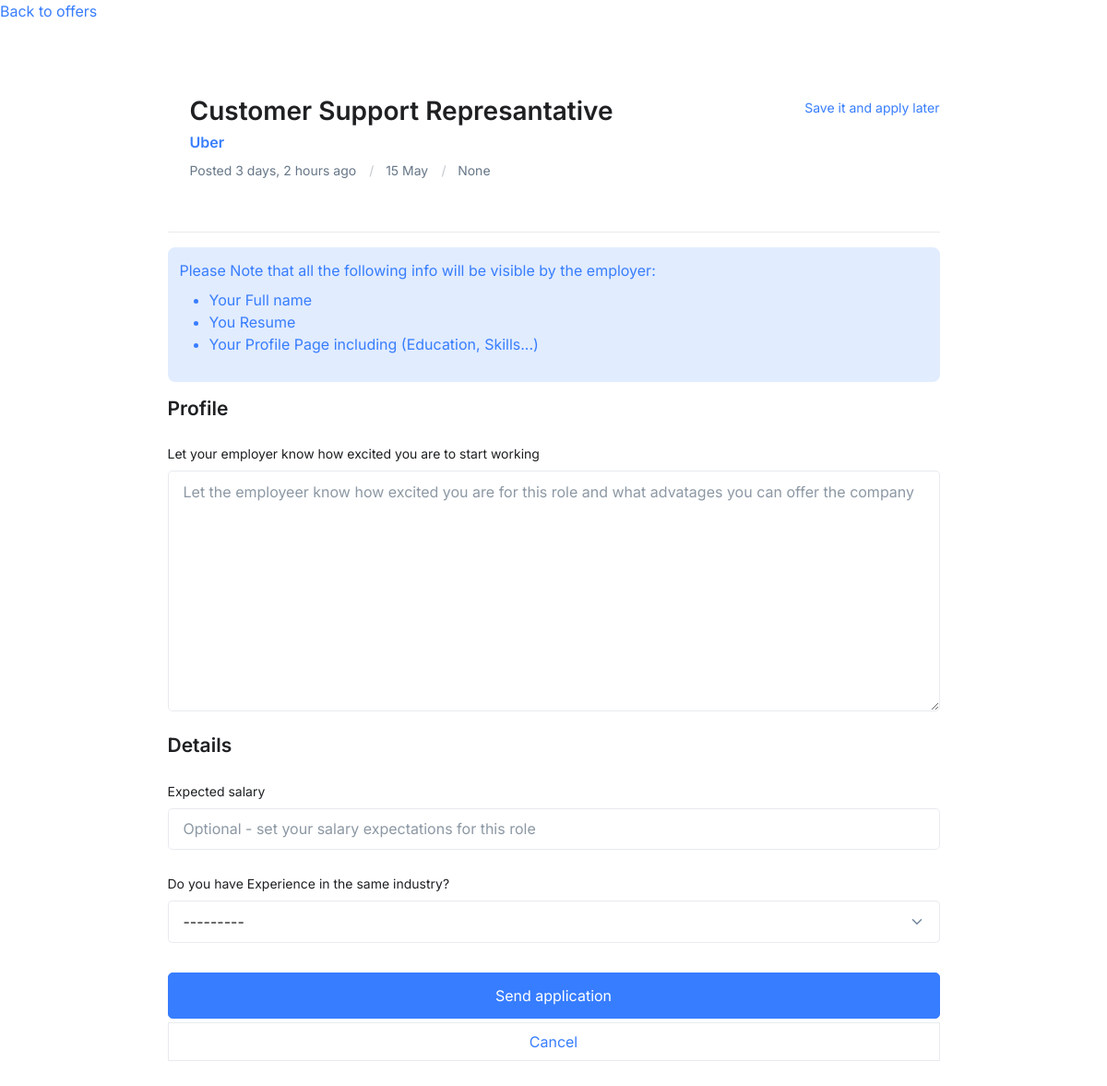
The app's page /applicant/apply_for/apply/3/ (signed in) with its own data.
### main/models.py (models this page shows, shortened)
class Jobs(models.Model):
    publisher= models.ForeignKey(User, related_name='work' ,on_delete=models.CASCADE, null=True)
    job_category= models.ForeignKey('Category', related_name='myjobs' ,on_delete=models.SET_NULL, null=True)
    save_job= models.ManyToManyField(User, related_name='save_job', blank=True)
    position = models.CharField(max_length=200,null=True, blank=True)
    work_from= models.ForeignKey('Work_from', on_delete=models.SET_NULL,related_name='workplace', null=True, blank=True)
    job_type= models.ForeignKey('Job_type', on_delete=models.SET_NULL,related_name='typeofjob', null=True, blank=True)
    description = RichTextField(config_name='awesome_ckeditor')
    tasks= models.TextField(max_length=300,  null=True, blank=True)
    num_people= models.CharField(max_length=5, null=True, blank=True )
    is_urgent= models.BooleanField(default=False)
    job_shift=models.ForeignKey(Shifts,on_delete=models.SET_NULL, related_name='shifts', null=True, blank=True)
    salary = models.CharField(max_length=15, null=True, blank=True)
    pay_per= models.CharField(max_length=150, null=True, blank=True, choices=salary_range)
    benifits= models.TextField(max_length=500, null=True, blank=True)
    creation_date = models.DateTimeField(auto_now_add=now)
    is_published= models.BooleanField(default=True)
    interview_type= models.CharField(max_length=50, choices=interview)

### company/models.py (models this page shows, shortened)
class CompanyProfile(models.Model):
    owner= models.OneToOneField(User, on_delete=models.CASCADE )
    followers= models.ManyToManyField(User, related_name='user_followers', blank=True)
    website=models.URLField(max_length=100, null=True, blank=True, unique=True)
    facebook= models.URLField(max_length=100, null=True, blank=True, unique=True)
    twitter= models.URLField(max_length=100, null=True, blank=True, unique=True)
    github= models.URLField(max_length=100, null=True, blank=True, unique=True)
    address= models.CharField(max_length=100, null=True, blank=True)
    about= models.TextField()
    city= models.ForeignKey(Cities, related_name='company_city', on_delete=models.SET_NULL, null=True, blank=False)
    state= models.ForeignKey(Wilaya, related_name='company_wilaya', on_delete=models.SET_NULL, null=True, blank=False)
    zip_code= models.IntegerField(default=0)
    company_logo=models.ImageField(null=True, blank=True, upload_to='company/%y/%m/%d')
    profile_bg= models.ImageField(null=True, blank=True, upload_to='company/bg/%y/%m/%d')
    founded= models.CharField(max_length=15, null=False, blank=False)
    co_size= models.CharField(max_length=50,choices=company_size, null=False, blank=False)
    industry= models.CharField(max_length=40)
    company_name= models.CharField(max_length=30, unique=True)
    is_profile_completed= models.BooleanField(default=False)
    submition_date= models.DateTimeField(auto_now_add=now)
    instagram=models.URLField(max_length=100, null=True, blank=True)

### applicants/models.py (models this page shows)
class Cities(models.Model):
    city_name=models.CharField(max_length=300)
    def __str__(self):
        return self.city_name

### applicants/views.py (the view)
# urls.py: path('apply_for/apply/<int:pk>/', views.Apply_for, name='apply_for'),
@login_required
def Apply_for(request, pk):
    today_date = datetime.date.today()
    job= get_object_or_404(Jobs, id=pk)
    added= bool
    if job.save_job.filter(id=request.user.id).exists():
        added=True
    user=User.objects.get(username=request.user)
    review_info= Applying.objects.filter(sender=request.user)
    joo=Applying.objects.filter(sender_id=request.user.id , job_id=job.pk)
    people_applied=Applying.objects.filter(job__publisher=job.publisher, job_id=job.pk)
    if joo:
        return render(request, 'users/error_applied.html', {'job':job})
    else:
        if request.user.is_authenticated and request.user.is_applicant:
            form= ApplyforForm()
            if request.method  ==  'POST':
                form= ApplyforForm(request.POST)
                if form.is_valid():
                    application = form.save(commit=False)
                    application.job= job
                    application.sender= request.user
                    application.submited=True
                    application.save()
                    if people_applied.count() <= 1:
                        mail_subject = f"It’s here! The first application for {job.position}"
                        email_message = 'apply_email/applied_for_your_job.html'
                        html_message = render_to_string(email_message, {
                                    'position':job.position,
                                    'publisher':job.publisher.full_name,
                                    'job':job,
                                    'applicant':user.full_name,
                                    'time':today_date,
                                })
                        message = EmailMessage(mail_subject, html_message,to=[job.publisher.email])
                        message.content_subtype = 'html' # this is required because there is no plain text email version
                        message.send()
                    return render(request, 'users/applied.html', {'job':job})
            else:
                form= ApplyforForm()
                context= {'form':form, 'job':job, 'review_info':review_info, 'added':added}
        else:
            return reverse('error_page')
    return render(request, 'application.html', context)

### applicants/forms.py
class ApplyforForm(ModelForm):
    class Meta:
        model= Applying
        fields= ['about', 'experience', 'expected_salary']
    def __init__(self, *args, **kwargs):
        super(ApplyforForm, self).__init__(*args, **kwargs)
        self.fields['about'].widget.attrs['class'] = 'form-control'
        self.fields['about'].widget.attrs['placeholder'] = 'Let the employeer know how excited you are for this role and what advatages you can offer the company'
        self.fields['experience'].widget.attrs['class'] = 'form-select'
        self.fields['expected_salary'].widget.attrs['class'] = 'form-control'
        self.fields['expected_salary'].widget.attrs['placeholder'] = 'Optional - set your salary expectations for this role'

### templates/application.html (shortened to what this page needs)
{% extends 'base.html' %}
{% load static %}
{% block content %}
<a href="{% url 'alljobs' %}">Back to offers</a>
<br>
<main id="content" role="main">
  <div class="container content-space-t-2">
    <div class="w-lg-75 mx-lg-auto">
      <div class="page-header">
        <div class="d-sm-flex mb-3">
          <div class="flex-grow-1 ms-sm-4">
            <div class="row">
              <div class="col">
                <h1 class="page-header-title h2">{{job.position}}</h1>
              </div>
              <div class="col-auto">
                <div class="form-check form-check-bookmark">
                  <label class="form-check-label" for="jobsPageHeaderBookmarkCheck">
                    <span class="form-check-bookmark-default">
                      {% if not added %}
                     <a href="{% url 'save_job' job.id %}"><i class="bi-star me-1"></i> Save it and apply later </a>
                     {% else %}
                     <a href="{% url 'save_job' job.id %}"> <i class="bi bi-star-fill text-warning"></i> Saved </a>
                     {% endif %}
                    </span>
                  </label>
                </div>
              </div>
            </div>
            <ul class="list-inline list-separator d-flex align-items-center mb-2">
              <li class="list-inline-item">
                <a class="link" href="{% url 'company_Profile' job.publisher.id %}">{{job.publisher.companyprofile.company_name}}</a>
              </li>
            </ul>
            <ul class="list-inline list-separator small text-body mb-2">
              <li class="list-inline-item">Posted {{job.creation_date|timesince}} ago</li>
              <li class="list-inline-item">{{job.publisher.companyprofile.city}}</li>
              <li class="list-inline-item">{{job.job_type}}</li>
            </ul>
          </div>
        </div>
      </div>
    </div>
  </div>
  <div class="container content-space-b-lg-3">
    <div class="w-lg-75 mx-lg-auto">
      <div class="alert alert-soft-primary" role="alert">
        Please Note that all the following info will be visible by the employer:
        <ul class="mt-2">
          <li>Your Full name</li>
          <li>You Resume</li>
          <li>Your Profile Page including (Education, Skills...)</li>
        </ul>
      </div>
      <form method="post">
        <div class="mb-4">
          <h3>Profile</h3>
        </div>
        <div class="mb-4">
          <label class="form-label" for="applyForJobSummary">Let your employer know how excited you are to start working</label>
          {{form.about}}
        </div>
        <div class="mb-4">
          <h3>Details</h3>
        </div>
        <div class="mb-4">
          <label class="form-label" for="applyForJobExpectedSalary">Expected salary </label>
            {{form.expected_salary}}
        </div>
 <div class="mb-4">
  <label class="form-label" for="applyForJobExpectedSalary">Do you have Experience in the same industry? </label>
    {{form.experience}}
</div>
        <div class="d-grid mt-5">
          <button type="submit" class="btn btn-primary btn-lg">Send application</button>
          <a href="{% url 'detail_job' job.id %}" class="link-primary text-center border mt-1 p-2 bg-soft-light">Cancel</a>
        </div>
      </form>
    </div>
  </div>
</main>
{% endblock content %}

### records on screen
Jobs: position "Customer Support Represantative", publisher.companyprofile.company_name "Uber", creation_date "3 days, 2 hours", publisher.companyprofile.city "15 May", job_type "None"
